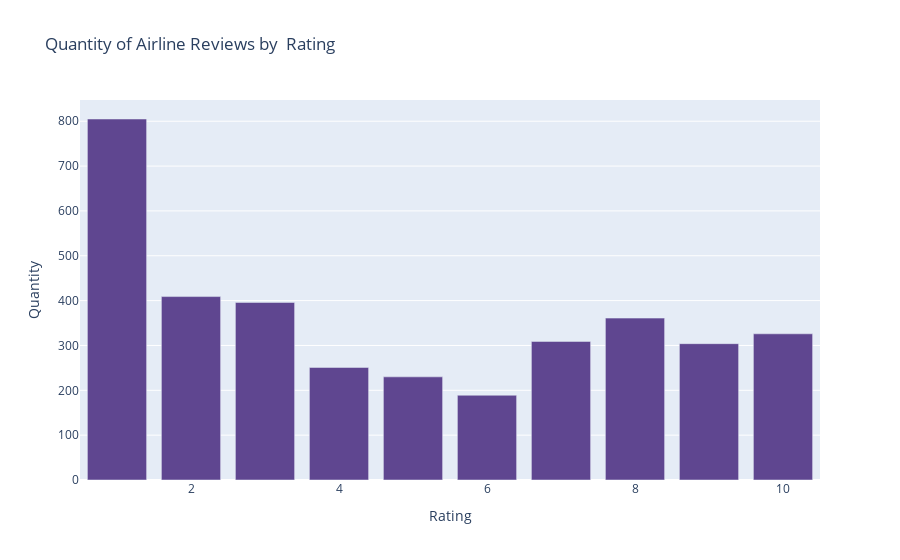

Write notebook code for a chart like this one.
### Markdown cell above
#### Univariate Analysis of Categorical Features

### Code cell
#Quantity of Airline Reviews by Rating
dfg = airline_data['Rating'].value_counts().reset_index()
dfg.columns = ['Rating', 'Quantity']
fig = px.bar(dfg, x='Rating', y='Quantity', 
             title='Quantity of Airline Reviews by  Rating',
            color_discrete_sequence=px.colors.qualitative.Prism) 
fig.show()

### Figure 1 — Plotly figure (JSON) as saved in the notebook; plotly's stock layout.template omitted (floating-point values rounded to 4 significant figures)
{"data": [{"alignmentgroup": "True", "hovertemplate": "Rating=%{x}<br>Quantity=%{y}<extra></extra>", "legendgroup": "", "marker": {"color": "rgb(95, 70, 144)", "pattern": {"shape": ""}}, "name": "", "offsetgroup": "", "orientation": "v", "showlegend": false, "textposition": "auto", "x": [1.0, 2.0, 3.0, 8.0, 10.0, 7.0, 9.0, 4.0, 5.0, 6.0], "xaxis": "x", "y": [805, 409, 396, 361, 326, 309, 304, 251, 230, 189], "yaxis": "y", "type": "bar"}], "layout": {"xaxis": {"anchor": "y", "domain": [0.0, 1.0], "title": {"text": "Rating"}}, "yaxis": {"anchor": "x", "domain": [0.0, 1.0], "title": {"text": "Quantity"}}, "legend": {"tracegroupgap": 0}, "title": {"text": "Quantity of Airline Reviews by  Rating"}, "barmode": "relative"}}
